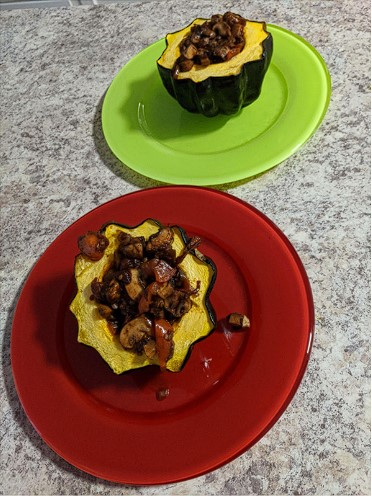
#> input picture Chapter2/Ch2_Ballan_input_images/input_image.jpg, 372 x 496 px, found by its file name
$ python Ch2_Ballan_List_2_2_Data_Preprocessing_and_Augmentation.py
#> lines starting #> are read from the running program, lines starting #| are printed output that depends on the picture
from PIL import Image, ImageEnhance, ImageOps, ImageFilter
import os

# Load a compressed JPEG image for data augmentation
input_image_path = "input_image.jpg"
image = Image.open(input_image_path)
#> image is the input picture: PIL image 372x496 RGB; mean R, G, B 140.4, 111.2, 85.1

# Define the output directory for augmented images
output_directory = "augmented_images"

# Create the output directory if it doesn't exist
os.makedirs(output_directory, exist_ok=True)

# Data Augmentation Functions
def apply_brightness_contrast(image, brightness_factor, contrast_factor):
    enhancer = ImageEnhance.Brightness(image)
    image = enhancer.enhance(brightness_factor)
    enhancer = ImageEnhance.Contrast(image)
    image = enhancer.enhance(contrast_factor)
    return image

def apply_mirror_flip(image):
    return ImageOps.mirror(image)

def apply_rotate(image, degrees):
    return image.rotate(degrees)

def apply_blur(image, radius):
    return image.filter(ImageFilter.GaussianBlur(radius=radius))

# Augmentation Parameters
augmentation_params = [
    {"name": "original", "brightness": 1.0, "contrast": 1.0, "mirror": False, "rotate": 0, "blur": 0},
    {"name": "brightened", "brightness": 1.5, "contrast": 1.0, "mirror": False, "rotate": 0, "blur": 0},
    {"name": "mirrored", "brightness": 1.0, "contrast": 1.0, "mirror": True, "rotate": 0, "blur": 0},
    {"name": "rotated", "brightness": 1.0, "contrast": 1.0, "mirror": False, "rotate": 45, "blur": 0},
    {"name": "blurred", "brightness": 1.0, "contrast": 1.0, "mirror": False, "rotate": 0, "blur": 2},
]

# Apply data augmentation and save augmented images
for params in augmentation_params:
    augmented_image = apply_brightness_contrast(image.copy(), params["brightness"], params["contrast"])

    if params["mirror"]:
        augmented_image = apply_mirror_flip(augmented_image)

    if params["rotate"] > 0:
        augmented_image = apply_rotate(augmented_image, params["rotate"])

    if params["blur"] > 0:
        augmented_image = apply_blur(augmented_image, params["blur"])

    # Save the augmented image with a descriptive filename
    output_filename = f"{params['name']}_{os.path.basename(input_image_path)}"
    output_path = os.path.join(output_directory, output_filename)
    augmented_image.save(output_path)
#> this loop made 5 passes
#> pass 2, in apply_brightness_contrast (call 2), `image = enhancer.enhance(brightness_factor)`:
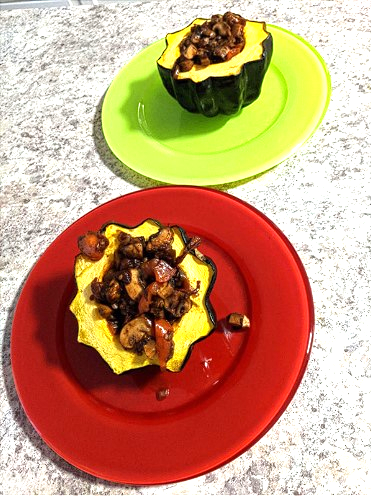
#> image: PIL image 372x496 RGB; mean R, G, B 200.3, 154.7, 122.3
#> pass 3, `augmented_image = apply_mirror_flip(augmented_image)`:
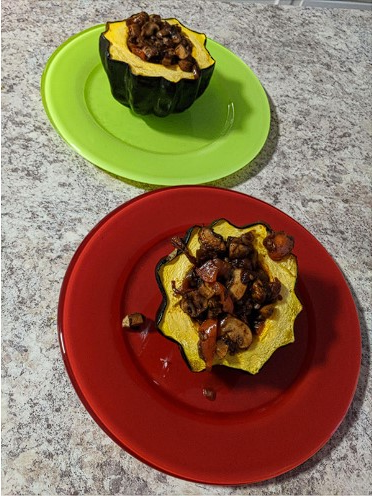
#> augmented_image: PIL image 372x496 RGB; mean R, G, B 140.4, 111.2, 85.1
#> after the loop:
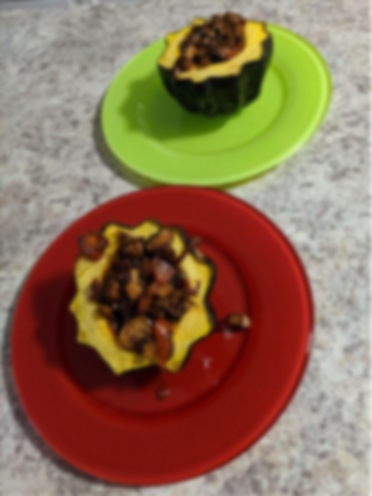
#> augmented_image: PIL image 372x496 RGB; mean R, G, B 140.5, 111.2, 85.1

$ run again, with Chapter2/Ch2_Ballan_input_images/input.jpg copied over Chapter2/Ch2_Ballan_input_images/input_image.jpg
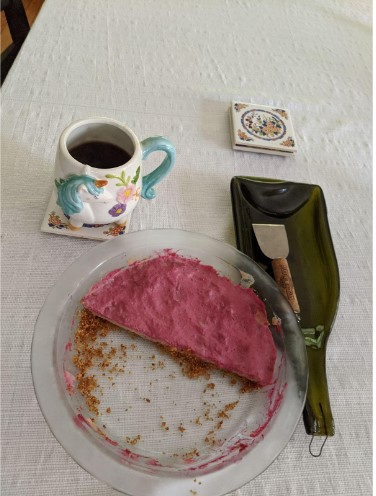
#> input picture Chapter2/Ch2_Ballan_input_images/input.jpg, 376 x 496 px, found by its file name
#> image is the input picture: PIL image 376x496 RGB; mean R, G, B 160, 147.6, 140
#> the loop `for params in augmentation_params:` made 5 passes
#> pass 2, in apply_brightness_contrast (call 2), `image = enhancer.enhance(brightness_factor)`:
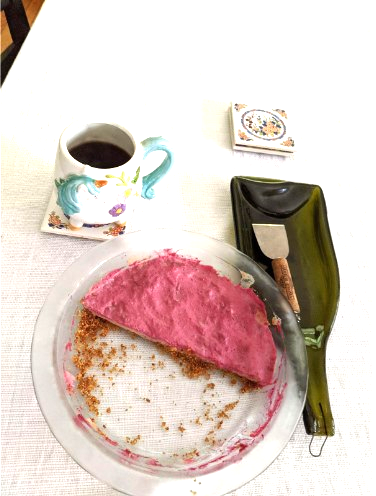
#> image: PIL image 376x496 RGB; mean R, G, B 222, 205.5, 198.4
#> after the loop `for params in augmentation_params:`:
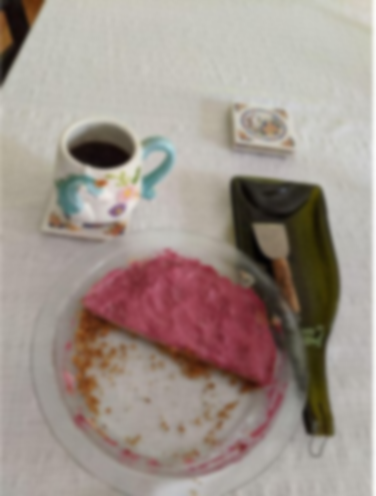
#> augmented_image: PIL image 376x496 RGB; mean R, G, B 160, 147.6, 140
